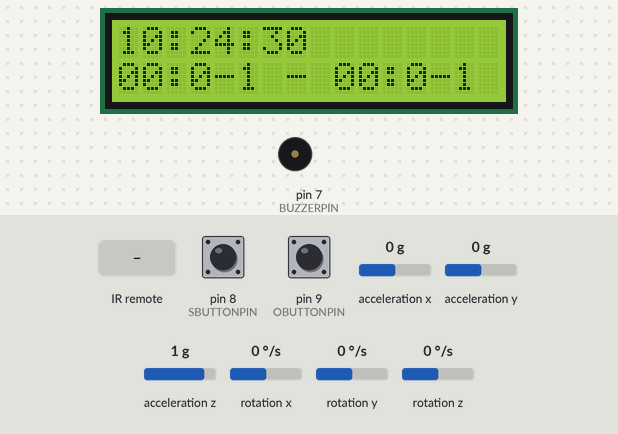
Bench run of a sketch on a simulated Arduino Uno, built with avr-gcc and run on an emulated ATmega328P. Shown: 16×2 character LCD, buzzer (waves = sounding, pin HIGH). Wiring (inferred from the names in the program): MPU-6050 motion sensor at I2C address 0x69. The inputs (shaded band) are chosen by the test bench; at power-on: pin 8 (SBUTTONPIN) HIGH, pin 9 (OBUTTONPIN) HIGH, acceleration x 0 g, acceleration y 0 g, acceleration z 1 g, rotation x 0 °/s, rotation y 0 °/s, rotation z 0 °/s. The local clock reads 2024-03-15 10:24:30 at power-on unless the sketch sets it; what the sketch prints to the serial monitor is not drawn.

Above: at 0.1 s.
At 1.2 s:
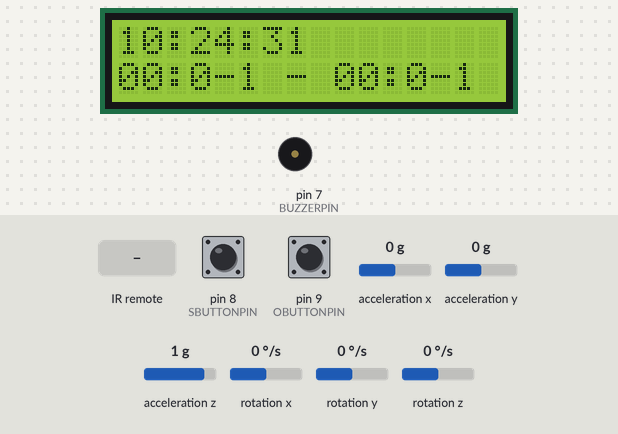
1.3 s: infrared code 0xFFA25D received
At 2.8 s:
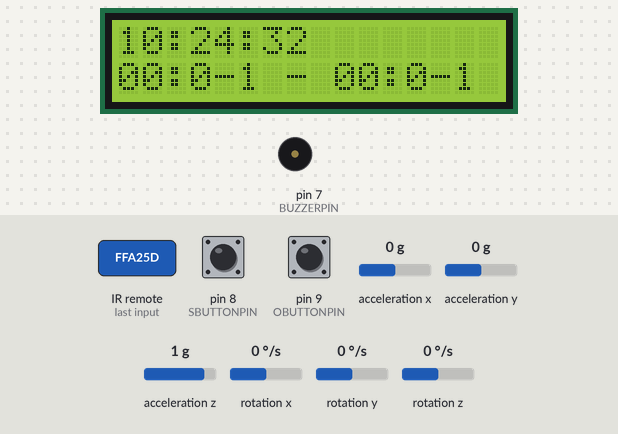
3.5 s: infrared code 0xFF02FD received
5.5 s: infrared code 0xFFC23D received
Timing chart, 0 to 8.5 s (numbered marks = the images above; inputs shaded):
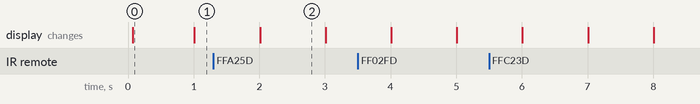

Measured:
- what the display in image 0 shows lasts 0.9 s, from 0.1 s to 1.0 s
- what the display in image 2 shows lasts 1.0 s, from 2.0 s to 3.0 s

The sketch:

smartwecker.ino
```cpp
#include <Wire.h>
#include <DS3231.h>
#include <EEPROM.h>
#include <RCSwitch.h>
#include <IRremote.h>
#include <LiquidCrystal.h>

//PINBELEGUNG
//SDA = A4
//SCL = A5
#define D7          2
#define D6          3
#define D5          4
#define D4          5
#define IRRECPIN    6 //IRREC (FRONT = SENSORSEITE): G-5V-D
#define BUZZERPIN   7 //BUZZER: + an PIN; - an GND
#define SBUTTONPIN  8
#define OBUTTONPIN  9
#define SEND433PIN	10
#define EN          11
#define RS          12
#define LED			LED_BUILTIN


//EEPROM Speicher Adressen (0-1024)
#define ADR_WECKSTART	0
#define ADR_WECKENDE	4


class CUhr
{
private: //Variablen
	DS3231 m_clock;
	RTCDateTime m_dt;
	short m_weckstart;
	short m_weckende;

	unsigned long m_timer;

public: //Methoden
	CUhr()
	{
		m_timer = 0;

		//Uhrzeitmodul starten
		m_clock.begin();
		//m_clock.setDateTime(__DATE__, __TIME__);

		//Speicher auslesen
		EEPROM.get(ADR_WECKSTART, m_weckstart);
		EEPROM.get(ADR_WECKENDE, m_weckende);


	}

	void Update()
	{
		//deltaTime gibt die Zeit(in ms) an, welche seit dem letzen Loop vergangen sind
		static unsigned long lastMillis = 0;
		unsigned long deltaTime = millis() - lastMillis;
		lastMillis = millis();

		//Uhrzeit aktualisieren
		m_dt = m_clock.getDateTime();

		//Timer
		if (m_timer > 0)
		{
			if (m_timer < deltaTime)
				m_timer = 0;
			else
				m_timer -= deltaTime;
		}

	}

	bool isWaketime()
	{ //Vergleicht Uhrzeit mit Weckzeit und gibt boolschen Wert zurück
		if (m_dt.hour * 60 + m_dt.minute >= m_weckstart && m_dt.hour * 60 + m_dt.minute <= m_weckende)
			return true;
		else
			return false;
	}

	bool isWaketimeOver()
	{ //Wenn Weckende erreicht ist true
		if (m_weckende == m_dt.hour * 60 + m_dt.minute)
			return true;
		else
			return false;
	}

	RTCDateTime getDateTime()
	{
		return m_dt;
	}

	void startTimer(unsigned long sekunden)
	{
		m_timer = sekunden * 1000; //Wird in millisekunden gespeichert
	}

	bool isTimerZero()
	{
		return (m_timer == 0) ? true : false;
	}

	void setWeckzeit(short weckstart, short weckende)
	{
		if (m_weckstart != weckstart || m_weckende != weckende)
		{ //Weckzeit hat sich geändert
			m_weckstart = weckstart;
			m_weckende = weckende;
			EEPROM.put(ADR_WECKSTART, weckstart);
			EEPROM.put(ADR_WECKENDE, weckende);
		}
	}
	void setWeckzeit(short minuten)
	{
		m_weckstart += minuten;
		m_weckende += minuten;

		if (m_weckstart >= 1440)	//1440 -> 24:00 -> 00:00
			m_weckstart -= 1440;
		if (m_weckstart < 0)
			m_weckstart = 1440 + m_weckstart;

		if (m_weckende >= 1440)
			m_weckende -= 1440;
		if (m_weckende < 0)
			m_weckende = 1440 + m_weckende;

		EEPROM.put(ADR_WECKSTART, m_weckstart);
		EEPROM.put(ADR_WECKENDE, m_weckende);
	}

	void getWeckzeit(short *pweckstart, short *pweckende)
	{
		if (pweckstart == 0 || pweckende == 0)
			return;	//Nullpointer -> return

		*pweckstart = m_weckstart;
		*pweckende = m_weckende;
	}

};

class CGyroskop
{
private: //Variablen
	double m_acX, m_acY, m_acZ, m_tmpC, m_gyX, m_gyY, m_gyZ;
public: //Methoden
	CGyroskop()
	{
		Wire.begin();
		Wire.beginTransmission(0x69);
		Wire.write(0x6B);  // PWR_MGMT_1 register
		Wire.write(0);     // set to zero (wakes up the MPU-6050)
		Wire.endTransmission(true);
	}

	void Update()
	{
		const int MPU_addr = 0x69;  // I2C Adresse für MPU-6050
		const double GySens = 32767.0;
		const double AcSens = 16383.0;

		int16_t rAcX, rAcY, rAcZ, rTmp, rGyX, rGyY, rGyZ;

		Wire.beginTransmission(MPU_addr);
		Wire.write(0x3B);  // starting with register 0x3B (ACCEL_XOUT_H)
		Wire.endTransmission(false);
		Wire.requestFrom(MPU_addr, 14, true);  // request a total of 14 registers
		rAcX = Wire.read() << 8 | Wire.read();  // 0x3B (ACCEL_XOUT_H) & 0x3C (ACCEL_XOUT_L)
		rAcY = Wire.read() << 8 | Wire.read();  // 0x3D (ACCEL_YOUT_H) & 0x3E (ACCEL_YOUT_L)
		rAcZ = Wire.read() << 8 | Wire.read();  // 0x3F (ACCEL_ZOUT_H) & 0x40 (ACCEL_ZOUT_L)
		rTmp = Wire.read() << 8 | Wire.read();  // 0x41 (TEMP_OUT_H) & 0x42 (TEMP_OUT_L)
		rGyX = Wire.read() << 8 | Wire.read();  // 0x43 (GYRO_XOUT_H) & 0x44 (GYRO_XOUT_L)
		rGyY = Wire.read() << 8 | Wire.read();  // 0x45 (GYRO_YOUT_H) & 0x46 (GYRO_YOUT_L)
		rGyZ = Wire.read() << 8 | Wire.read();  // 0x47 (GYRO_ZOUT_H) & 0x48 (GYRO_ZOUT_L)
		Wire.endTransmission(true);


		m_acX = rAcX / AcSens;
		m_acY = rAcY / AcSens;
		m_acZ = rAcZ / AcSens;
		m_tmpC = rTmp / 340.00 + 36.53; //equation for temperature in degrees C from datasheet
		m_gyX = rGyX / GySens;
		m_gyY = rGyY / GySens;
		m_gyZ = rGyZ / GySens;
	}

	bool isMoving()
	{ //Bewegung erkannt
		if (m_gyX < -0.02 || m_gyX > 0.02 || m_gyY < -0.02 || m_gyY > 0.02 || m_gyZ < -0.02 || m_gyZ > 0.02)
			return true;
		else
			return false;
	}
};

class COutput
{
private: //Variablen
	CUhr *m_pUhr;
	LiquidCrystal *m_pDisplay;
	RCSwitch *m_pRCS;
public: //Methoden
	COutput(CUhr *pUhr)
	{
		m_pUhr = pUhr;

		//Speicher reservieren, Adresse in Zeiger speichern
		m_pDisplay = new LiquidCrystal(RS, EN, D4, D5, D6, D7);
		//Display aktivieren
		m_pDisplay->begin(16, 2);
		m_pDisplay->clear();

		m_pRCS = new RCSwitch();
		m_pRCS->enableTransmit(SEND433PIN);
	}

	void printLCD()
	{
		displayTime(m_pUhr->getDateTime(), 0, 0);

		short weckstart;
		short weckende;
		m_pUhr->getWeckzeit(&weckstart, &weckende); // & = Adresse der variable

		displayText("", 0, 1);
		displayTime(weckstart);
		displayText(" - ");
		displayTime(weckende);
	}

	void switchSocket(bool bOn)
	{
		static bool currentState = false;

		if (currentState == bOn)	//Bereits geschaltet
			return;
		currentState = bOn;

		//Steckdose umschalten
		m_pRCS->setProtocol(4);
		if (bOn)
			m_pRCS->send(14383122, 24); //An
		else
			m_pRCS->send(14226994, 24); //Aus
	}

	void displayText(String str, uint8_t cursorx = 100, uint8_t cursory = 100)
	{
		if (cursorx != 100 && cursory != 100)
			m_pDisplay->setCursor(cursorx, cursory);

		m_pDisplay->print(str);
	}


	void displayTime(int hour, int minute, uint8_t cursorx = 100, uint8_t cursory = 100, int second = -1)
	{
		if (cursorx != 100 && cursory != 100)
			m_pDisplay->setCursor(cursorx, cursory);

		//Zeit auf Display ausgeben, ggfs. 0er hinzufügen
		if (hour < 10)
			m_pDisplay->print("0");
		m_pDisplay->print(hour);

		m_pDisplay->print(":");

		if (minute < 10)
			m_pDisplay->print("0");
		m_pDisplay->print(minute);

		if (second >= 0)
		{
			m_pDisplay->print(":");

			if (second < 10)
				m_pDisplay->print("0");
			m_pDisplay->print(second);
		}
	}

	void displayTime(short minuteFormat, uint8_t cursorx = 100, uint8_t cursory = 100)
	{
		//Zeit ist in Minuten(von 0 Uhr) angegeben und muss in Stunden und Minuten zerteilt werden
		int hour = minuteFormat / 60;
		int minute = minuteFormat % 60;

		//An überladene Funktion weitergeben
		displayTime(hour, minute, cursorx, cursory);
	}

	void displayTime(RTCDateTime dt, uint8_t cursorx = 100, uint8_t cursory = 100)
	{
		//Umwandeln und an überladene Funktion weitergeben
		displayTime(dt.hour, dt.minute, cursorx, cursory, dt.second);
	}


	void activebeep(int hightime, int lowtime = 1, int repeats = 1)
	{ //Erzeugt Ton mit aktivem Buzzer
		for (int i = 0; i<repeats; i++)
		{
			digitalWrite(BUZZERPIN, HIGH);
			delay(hightime);
			digitalWrite(BUZZERPIN, LOW);
			delay(lowtime);
		}
	}
};

enum {
	IR0 = 0, IR1, IR2, IR3, IR4, IR5, IR6, IR7, IR8, IR9,
	IRMINUS, IRPLUS, IREQ, IRPAUSE
};

class CInput
{
private: //Variablen
	CUhr *m_pUhr;

	IRrecv *m_pIrrec;
public: //Methoden
	CInput(CUhr *pUhr)
	{
		m_pUhr = pUhr;
		//Speicher reservieren, Adresse in Zeiger speichern
		m_pIrrec = new IRrecv(IRRECPIN);

		//Infrarot Receiver starten
		m_pIrrec->enableIRIn();
	}

	void Update()
	{
		int ir = getIR();
		Serial.println(ir);
		if (ir == IRMINUS)
			m_pUhr->setWeckzeit(-15);
		if (ir == IRPLUS)
			m_pUhr->setWeckzeit(+15);
	}

	int getIR()
	{ //Fragt Infrarotsensor ab und gibt
		decode_results results;
		if (m_pIrrec->decode(&results))
		{
			int ret = -1;
			//Signal erkannt
			switch (results.value)
			{
			case 0xFFA25D:					Serial.println("CH-");	break;
			case 0xFF629D:					Serial.println("CH");	break;
			case 0xFFE21D:					Serial.println("CH+");	break;

			case 0xFF22DD:					Serial.println("VOL-"); break;
			case 0xFF02FD:					Serial.println("VOL+"); break;
			case 0xFFC23D: ret = IRPAUSE;	Serial.println("PAUSE");break;

			case 0xFFE01F: ret = IRMINUS;	Serial.println("-");    break;
			case 0xFFA857: ret = IRPLUS;	Serial.println("+");    break;
			case 0xFF906F: ret = IREQ;		Serial.println("EQ");   break;

			case 0xFF6897: ret = IR0;		Serial.println("0");    break;
			case 0xFF9867:					Serial.println("100+"); break;
			case 0xFFB04F:					Serial.println("200+"); break;

			case 0xFF30CF: ret = IR1;		Serial.println("1");    break;
			case 0xFF18E7: ret = IR2;		Serial.println("2");    break;
			case 0xFF7A85: ret = IR3;		Serial.println("3");    break;

			case 0xFF10EF: ret = IR4;		Serial.println("4");    break;
			case 0xFF38C7: ret = IR5;		Serial.println("5");    break;
			case 0xFF5AA5: ret = IR6;		Serial.println("6");    break;

			case 0xFF42BD: ret = IR7;		Serial.println("7");    break;
			case 0xFF4AB5: ret = IR8;		Serial.println("8");    break;
			case 0xFF52AD: ret = IR9;		Serial.println("9");    break;

			case 0xFFFFFFFF: Serial.println(" REPEAT"); break;
			}// End Case

			m_pIrrec->resume();

			return ret;
		}
		return -1;
	}

	bool isSnoozeButtonPressed()
	{
		return (digitalRead(SBUTTONPIN) == LOW) ? true : false; //Kurzform einer if-else Bedingung
	}

	bool isOffButtonPressed()
	{
		return (digitalRead(OBUTTONPIN) == LOW) ? true : false;
	}
};

class CAlarm
{
private: //Variablen
	CUhr *m_pUhr;
	CInput *m_pInput;
	COutput *m_pOutput;
	CGyroskop *m_pGyro;

	bool m_alarm;
	bool m_snooze;
	bool m_wasalarmed;

public: //Methoden
	CAlarm(CUhr *pUhr, CInput *pInput, COutput *pOutput, CGyroskop *pGyro)
	{
		m_pUhr = pUhr;
		m_pInput = pInput;
		m_pOutput = pOutput;
		m_pGyro = pGyro;


		m_alarm = false;
		m_snooze = false;
		m_wasalarmed = false;
	}

	void Update()
	{
		if (m_pUhr->isWaketime())
		{ //Weckzeit erreicht
			m_pOutput->switchSocket(true);	//Funksteckdose(Lampe) einschalten

			if (!m_wasalarmed && m_pGyro->isMoving() || !m_wasalarmed && m_pUhr->isWaketimeOver())
			{ //Bewegung erkannt oder Weckzeit ist vorbei
				m_alarm = true;
				m_wasalarmed = true;
			}
		}

		//Wenn Weckzeit vorbei, die Lampe wieder ausschalten
		if (m_pUhr->isWaketimeOver())
			m_pOutput->switchSocket(false);	//Funksteckdose(Lampe) ausschalten

		//Wenn der Alarm eingeschaltet ist (und nicht im Snooze Modus), soll ein Tonsignal ausgegeben werden
		if (m_alarm && !m_snooze)
			m_pOutput->activebeep(10, 10, 10);

		//Snooze
		if (m_pInput->isSnoozeButtonPressed()) //Snoozeknopf gedrückt
		{
			m_snooze = true;

			if (m_pUhr->isTimerZero())
				m_pUhr->startTimer(300); //5 Minütiger Timer wird gestartet
		}
		if (m_snooze && m_pUhr->isTimerZero()) //Testet ob der Timer 0 ist
			m_snooze = false;


		//Wenn Offknopf gedrückt, Alarm ausschalten
		if (m_pInput->isOffButtonPressed())
		{
			m_alarm = false;
		}

		//m_wasalarmed muss außerhalb der Weckzeit resetet werden, damit der Wecker länger als einen Tag funktioniert
		if (!m_pUhr->isWaketime() && m_wasalarmed)
		{
			m_wasalarmed = false;
		}
	}
};


void setup()
{
	pinMode(BUZZERPIN, OUTPUT);
	pinMode(SBUTTONPIN, INPUT_PULLUP);
	pinMode(OBUTTONPIN, INPUT_PULLUP);
	pinMode(SEND433PIN, OUTPUT);
	Serial.begin(9600);
}

void loop()
{
	//Statische Klasseninstanzen, bleiben bei loop vorhanden
	static CUhr Uhr;
	static CGyroskop Gyroskop;
	static COutput Output(&Uhr);
	static CInput Input(&Uhr);
	static CAlarm Alarm(&Uhr, &Input, &Output, &Gyroskop);

	Input.Update();		//Verarbeitet Infrarotsensor
	Uhr.Update();		//Aktualisiert Uhrzeit und Timer
	Gyroskop.Update();	//Aktualisiert Gyroskop

	Alarm.Update();		//Hier passiert die Magie

	Output.printLCD();	//Gibt Uhrzeit und Weckzeit auf dem Display aus
}
```
